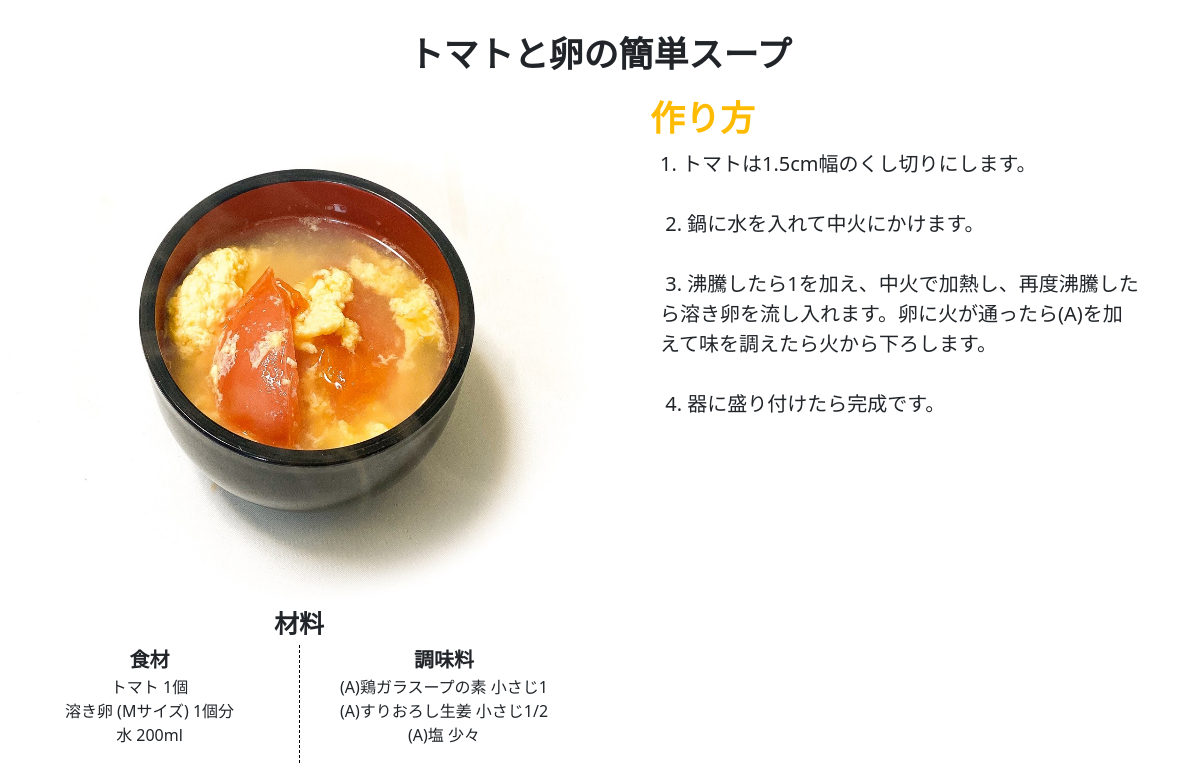
The app's page /detail/28 with its own data.
### eatapp/models.py (models this page shows)
class EatModel(models.Model):
    title = models.CharField(max_length=40)
    content = models.TextField()
    author = models.CharField(max_length=20)
    snsimage = models.ImageField(upload_to='media/')
    good = models.IntegerField(null=True, blank=True, default=0)
    read = models.IntegerField(null=True, blank=True, default=0)
    readtext = models.TextField(null=True, blank=True, default='a')
    subtitle = models.TextField(null=True, blank=True, default='a')
    material = models.TextField(null=True, blank=True, default='a')

### eatapp/views.py (the view)
# urls.py: path('detail/<int:pk>', detailfunc, name='detail'),
def detailfunc(request, pk):
    object = get_object_or_404(EatModel, pk=pk)
    return render(request, 'detail.html', {'object':object})

### templates/detail.html (shortened to what this page needs)
{% extends 'base.html' %}
{% load static %}
{% block customcss %}
<link rel="stylesheet" href="{% static 'detail.css' %}">
{% endblock customcss %}
{% block content %}
<p class="title">{{ object.title }}</p>
<div class="flex">
    <div class="joge">
        <p class="img"><img src="{{ object.snsimage.url }}"></p>
        <p class="zairyo">材料</p>
        <div class="separate">
            <div class="left">
                <p class="pl">食材</p>
                <p class="shokuzai" style="white-space:pre-wrap;">{{ object.material }}</p>
            </div>
            <div class="right">
                <p class="pr">調味料</p>
                <p class="choumiryo" style="white-space:pre-wrap;">{{ object.subtitle }}</p>
            </div>
        </div>
    </div>
    <div class="space">
        <h3>作り方</h3>
        <p class="content" style="white-space:pre-wrap;">{{ object.content }}</p>
    </div>
</div>
{% endblock content %}

### templates/base.html (shortened to what this page needs)
<!doctype html>
<html lang="ja">
  <head>
    <link href="https://cdn.jsdelivr.net/npm/bootstrap@5.0.0-beta1/dist/css/bootstrap.min.css" rel="stylesheet">
    {% block customcss %}
    {% endblock customcss %}
    <link href="https://use.fontawesome.com/releases/v5.6.1/css/all.css" rel="stylesheet">
  </head>
    {% block content %}
    {% endblock content %}
</html>

### static/detail.css (style rules this page uses)
@media screen and (min-width:961px) { .title { text-align: center; margin-top: 30px; font-weight: bold; font-size: 35px; } }
@media screen and (min-width:961px) { .joge { width: 50%; } }
@media screen and (min-width:961px) { img { width: 100%; height: 500px; } }
@media screen and (min-width:961px) { h3 { font-size: 35px; font-weight: bold; margin-left: 50px; } }
@media screen and (min-width:961px) { .space { width: 50%; } }
@media screen and (min-width:961px) { .content { width: 80%; margin: 0 auto; font-size: 20px; } }
@media screen and (min-width:961px) { .flex { display: flex; justify-content: space-between; width: 100%; } }
@media screen and (min-width:961px) { .img { width: 100%; } }
@media screen and (min-width:961px) { .zairyo { height: 20px; line-height: 20px; width: 52px; font-size: 25px; font-weight: bold; font-family: serif; margin: 0 auto; padding: 0; } }
@media screen and (min-width:961px) { .separate { display: flex; margin: 0; padding: 0; margin-top: 10px; } }
@media screen and (min-width:961px) { .pl { font-size: 20px; margin: 0 auto; font-weight: bold; white-space: pre-wrap; } }
@media screen and (min-width:961px) { .left { width: 50%; border-right: black 1px dashed; text-align: center; } }
@media screen and (min-width:961px) { .pr { font-size: 20px; margin: 0 auto; font-weight: bold; white-space: pre-wrap; } }
@media screen and (min-width:961px) { .right { width: 48%; text-align: center; } }
.title { font-family: serif; }
h3 { font-family: serif; color: #FFbb00; }
.content { white-space: pre-wrap; }

### records on screen
EatModel: title "トマトと卵の簡単スープ", snsimage (picture), material "トマト 1個 溶き卵 (Mサイズ) 1個分 水 200ml", subtitle "(A)鶏ガラスープの素 小さじ1 (A)すりおろし生姜 小さじ1/2 (A)塩 少々", content "1. トマトは1.5cm幅のくし切りにします。 2. 鍋に水を入れて中火にかけます。 3. 沸騰したら1を加え、中火で加熱し、再度沸騰したら溶き卵を流し入れます。卵に火が通ったら(A)を加えて味を調えたら火から下ろします。 4. 器に盛り付けたら完成です。"
